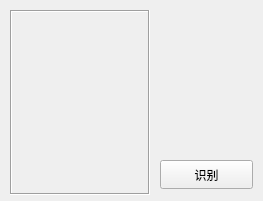
<?xml version="1.0" encoding="UTF-8"?>
<ui version="4.0">
 <class>Widget</class>
 <widget class="QWidget" name="Widget">
  <property name="geometry">
   <rect>
    <x>0</x>
    <y>0</y>
    <width>263</width>
    <height>201</height>
   </rect>
  </property>
  <property name="windowTitle">
   <string>Widget</string>
  </property>
  <widget class="QLabel" name="labelView">
   <property name="geometry">
    <rect>
     <x>10</x>
     <y>10</y>
     <width>140</width>
     <height>185</height>
    </rect>
   </property>
   <property name="frameShape">
    <enum>QFrame::Box</enum>
   </property>
   <property name="frameShadow">
    <enum>QFrame::Sunken</enum>
   </property>
   <property name="text">
    <string/>
   </property>
  </widget>
  <widget class="QPushButton" name="btnDetect">
   <property name="geometry">
    <rect>
     <x>160</x>
     <y>160</y>
     <width>93</width>
     <height>29</height>
    </rect>
   </property>
   <property name="text">
    <string>识别</string>
   </property>
  </widget>
 </widget>
 <resources/>
 <connections/>
</ui>
